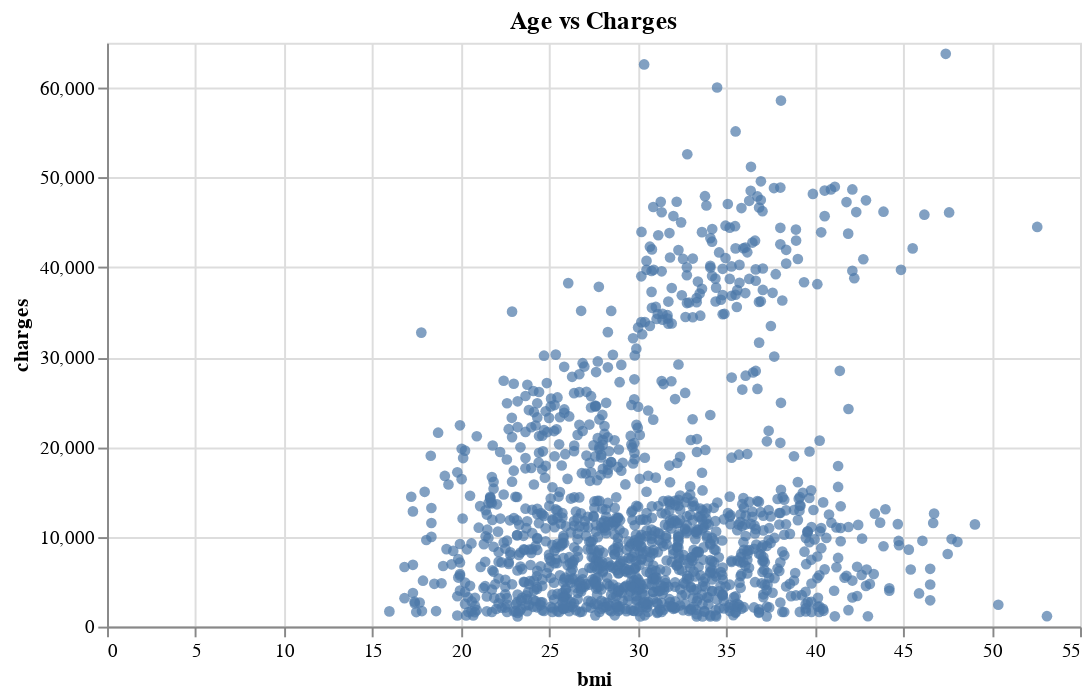

The notebook cell saved with this chart:
### Markdown cell above
Age and medical charges show a positive relationship in the dataset, meaning that as age increases, so do the medical charges go up.

### Code cell
# Using altair to make scatter plot
alt.Chart(df, width = 500, height = 300).mark_circle().encode(
    x = alt.X('bmi:Q'),
    y = alt.Y('charges:Q')
).properties(title = 'Age vs Charges').interactive()

### Figure 1 — Vega-Lite specification as saved in the notebook (floating-point values rounded to 4 significant figures; data arrays with more than 128 entries replaced by an {"elided": "..."} marker saying what was removed)
{"config": {"view": {"continuousWidth": 300, "continuousHeight": 300}}, "data": {"name": "data-7fefb09d058e2c91938f8d9ea784c5c0"}, "mark": {"type": "circle"}, "encoding": {"x": {"field": "bmi", "type": "quantitative"}, "y": {"field": "charges", "type": "quantitative"}}, "height": 300, "params": [{"name": "param_3", "select": {"type": "interval", "encodings": ["x", "y"]}, "bind": "scales"}], "title": "Age vs Charges", "width": 500, "$schema": "https://vega.github.io/schema/vega-lite/v5.16.3.json", "datasets": {"data-7fefb09d058e2c91938f8d9ea784c5c0": {"elided": "1337 records"}}}
